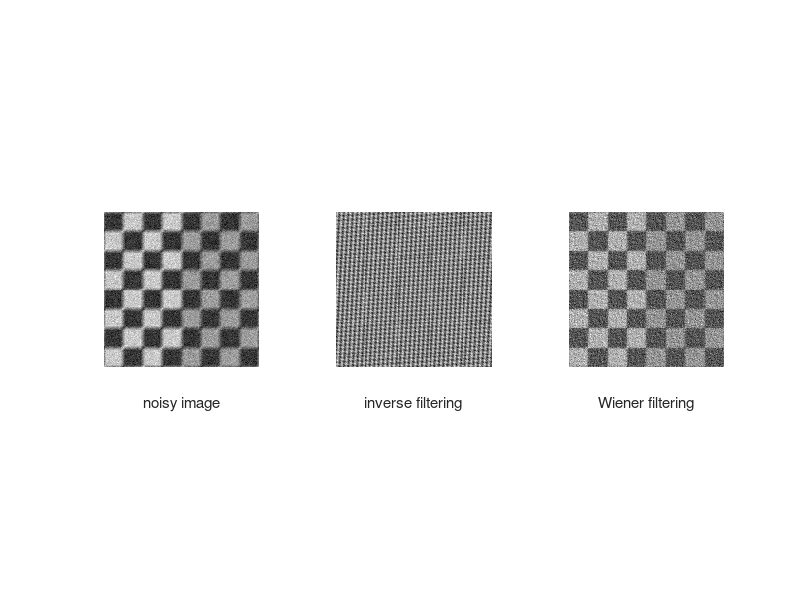

Source code (MATLAB):
f = checkerboard(20);
PSF = fspecial('motion',7,45);
gb = imfilter(f,PSF,'circular');
noise = normrnd(0,0.01^0.5,size(f));
gb = gb + noise;
figure,subplot(1,3,1);imshow(gb,[]); xlabel('noisy image');

fr1 = deconvwnr(gb, PSF);
subplot(1,3,2),imshow(fr1,[]); xlabel('inverse filtering');
 
Sn = abs(fftshift(fft2(noise))).^2; %noise power spectrum
nA = mean(Sn(:)); % noise average power;
Sf = abs(fftshift(fft2(f))).^2; %image power spectrum
fA = mean(Sf(:)); %image average spectrum
R = nA/fA;
fr2 = deconvwnr(gb,PSF,R);
subplot(1,3,3); imshow(fr2,[]);xlabel('Wiener filtering');
